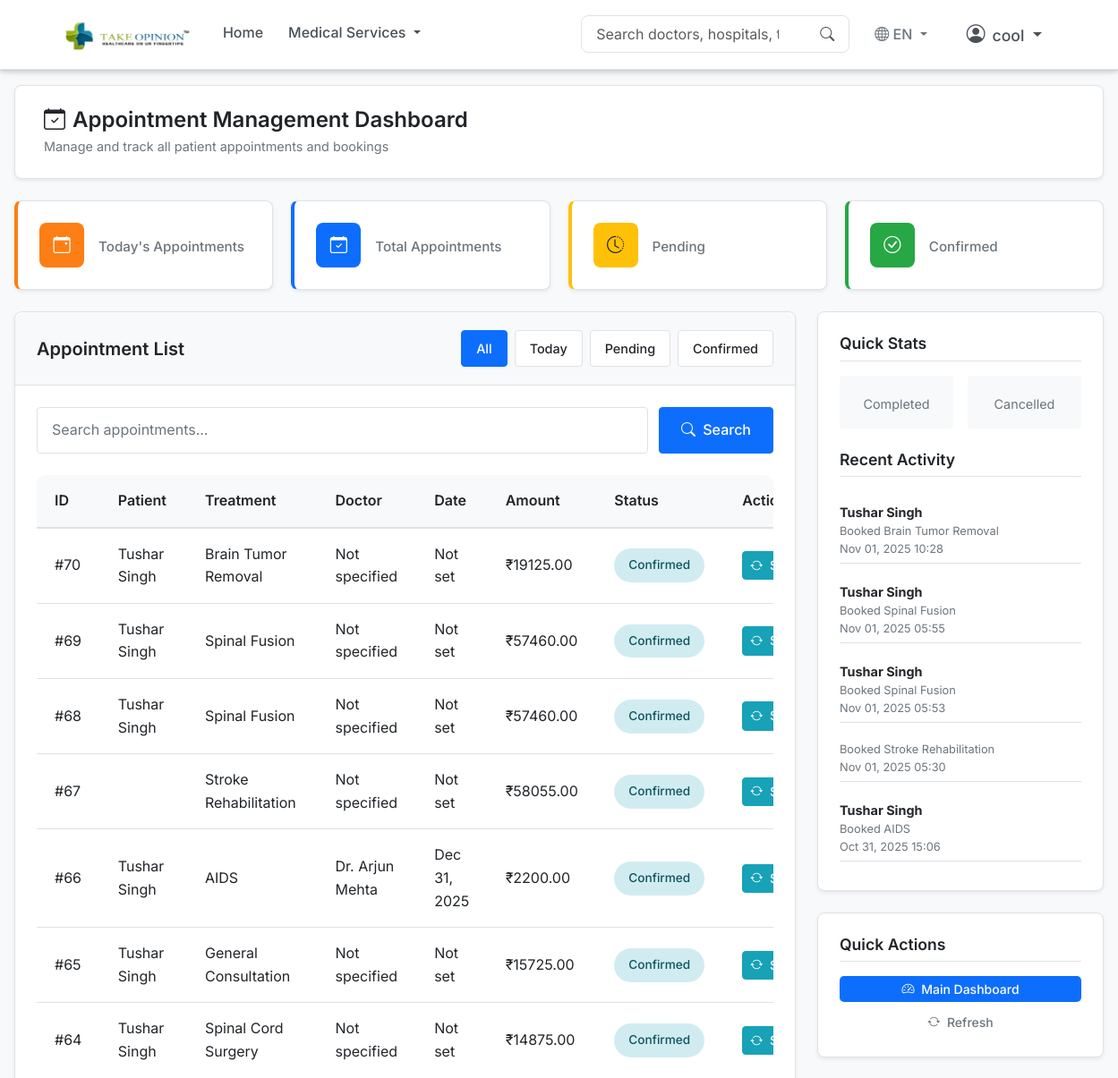
The page /book/admin/dashboard/ (signed in, upper part) on the database as committed earlier.
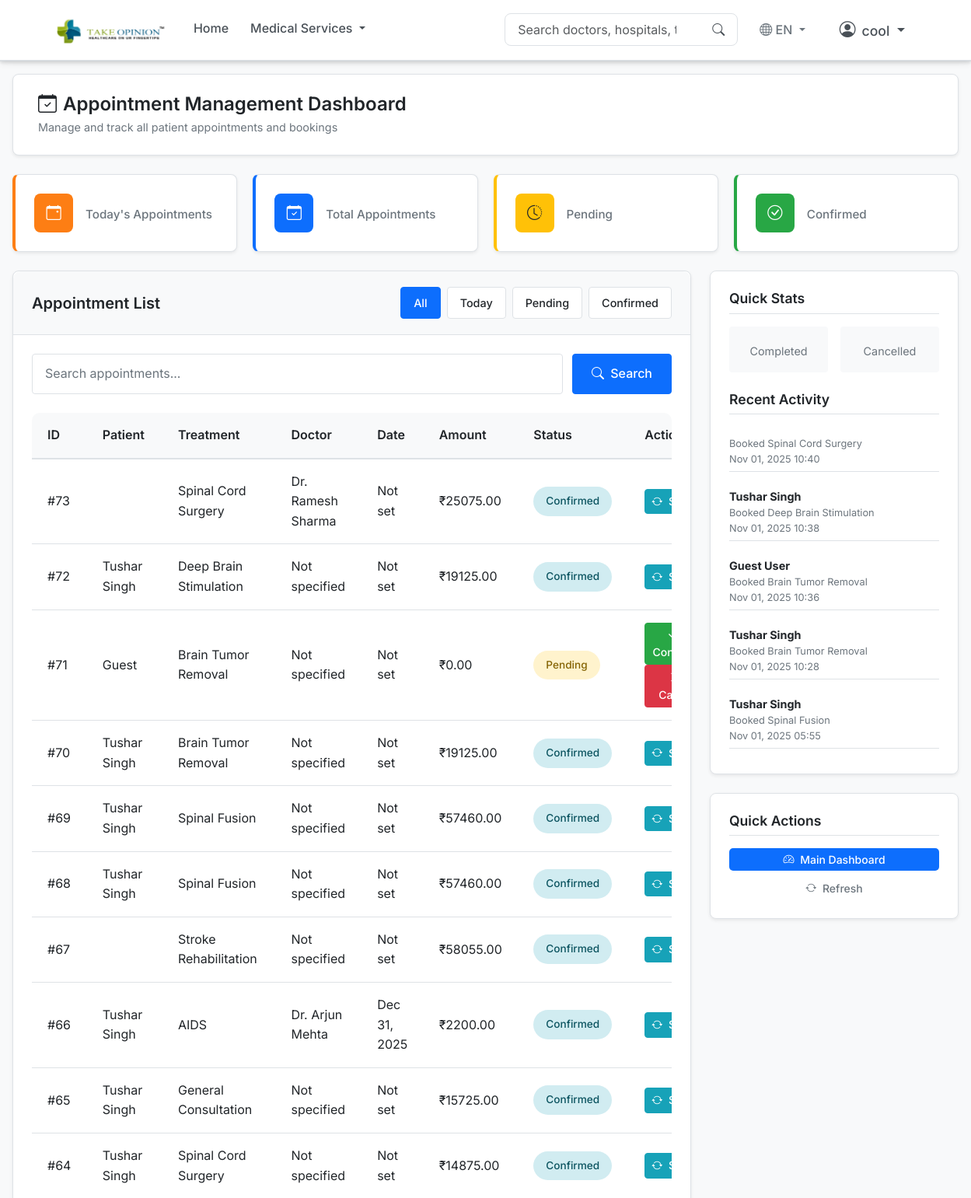
The same page on the database as committed later.
### bookings/models.py (models this page shows, shortened)
class Booking(models.Model):
    treatment = models.ForeignKey(Treatment, on_delete=models.CASCADE)
    preferred_doctor = models.ForeignKey(Doctor, on_delete=models.SET_NULL, null=True, blank=True)
    preferred_hospital = models.ForeignKey(Hospital, on_delete=models.SET_NULL, null=True, blank=True)
    patient = models.ForeignKey(UserProfile, on_delete=models.CASCADE, related_name='bookings', null=True)
    preferred_date = models.DateField(null=True, blank=True)
    amount = models.DecimalField(max_digits=10, decimal_places=2, default=0)
    notes = models.TextField(blank=True, null=True)
    created_at = models.DateTimeField(auto_now_add=True)
    google_meet_link = models.URLField(blank=True, null=True, help_text="Google Meet link for video consultations")
    STATUS_CHOICES = [
        ('pending', 'Pending'),
        ('confirmed', 'Confirmed'),
        ('in_progress', 'In Progress'),
        ('completed', 'Completed'),
        ('cancelled', 'Cancelled'),
    ]
    status = models.CharField(max_length=20, choices=STATUS_CHOICES, default='pending')

### accounts/models.py (models this page shows, shortened)
class UserProfile(models.Model):
    USER_TYPES = (
        ('admin', 'Admin'),
        ('doctor', 'Doctor'),
        ('patient', 'Patient'),
    )
    user = models.OneToOneField(User, on_delete=models.CASCADE)
    user_type = models.CharField(max_length=10, choices=USER_TYPES)
    phone = models.CharField(max_length=15, blank=True)
    address = models.TextField(blank=True)
    city = models.CharField(max_length=100, blank=True)
    profile_picture = models.ImageField(upload_to='profile_pictures/', blank=True, null=True)
    created_at = models.DateTimeField(auto_now_add=True)
    updated_at = models.DateTimeField(auto_now=True)

### treatments/models.py (models this page shows, shortened)
class Treatment(models.Model):
    name = models.CharField(max_length=200)
    slug = models.SlugField(unique=True, blank=True)
    description = models.TextField(blank=True)
    category = models.ForeignKey(TreatmentCategory, on_delete=models.CASCADE, related_name="treatments")
    duration = models.CharField(max_length=100, blank=True, default="5-7 days")
    anesthesia_type = models.CharField(max_length=100, blank=True, default="General")
    recovery_time = models.CharField(max_length=100, blank=True, default="2-3 weeks")
    procedure_details = models.TextField(blank=True, default="This treatment involves a comprehensive approach to address your medical condition with the latest techniques and technology. The procedure is performed by highly qualified specialists in state-of-the-art facilities.")
    preparation_guidelines = models.TextField(blank=True, default="Consult your doctor,Stop certain medications,Complete medical tests,Fast before procedure")
    aftercare_instructions = models.TextField(blank=True, default="Rest and recovery period,Medication schedule,Follow-up appointments,Activity restrictions")
    starting_price = models.DecimalField(max_digits=10, decimal_places=2, default=5000.00)
    review_count = models.PositiveIntegerField(default=120)  # type: ignore

### doctors/models.py (models this page shows, shortened)
class Doctor(models.Model):
    name = models.CharField(max_length=200)
    slug = models.SlugField(unique=True, blank=True)
    specialization = models.CharField(max_length=200, blank=True)
    key_points = models.TextField(blank=True)
    about = models.TextField(blank=True, help_text="Detailed description of the doctor's background and expertise")
    education = models.TextField(blank=True)
    experience_years = models.PositiveIntegerField(default=0)  # type: ignore
    treatments = models.ManyToManyField(Treatment, related_name="doctors", blank=True)
    hospitals = models.ManyToManyField(Hospital, related_name="doctors", blank=True)
    awards = models.TextField(blank=True, help_text="Enter awards separated by new lines")
    phone = models.CharField(max_length=20, blank=True)
    email = models.EmailField(blank=True)
    website = models.URLField(blank=True)
    rating = models.DecimalField(max_digits=3, decimal_places=2, default=0.0)
    review_count = models.PositiveIntegerField(default=0)  # type: ignore
    medical_license_number = models.CharField(max_length=50, blank=True)
    languages_spoken = models.CharField(max_length=200, blank=True, help_text="Languages spoken by the doctor, separated by commas")
    profile_picture = models.URLField(blank=True, help_text="URL to doctor's profile picture", validators=[validate_image_url])

### bookings/views.py (the view)
# urls.py: path('admin/dashboard/', views.admin_dashboard, name='admin_dashboard'),
@login_required
def admin_dashboard(request):
    if not hasattr(request.user, 'userprofile') or request.user.userprofile.user_type != 'admin':
        messages.error(request, 'You do not have permission to access this page.')
        return redirect('home')
    bookings = Booking._default_manager.select_related('patient__user', 'treatment', 'preferred_doctor', 'preferred_hospital').all().order_by('-created_at')
    status_filter = request.GET.get('status')
    if status_filter:
        bookings = bookings.filter(status=status_filter)
    total_bookings = bookings.count()
    pending_bookings = bookings.filter(status='pending').count()
    confirmed_bookings = bookings.filter(status='confirmed').count()
    cancelled_bookings = bookings.filter(status='cancelled').count()
    in_progress_bookings = bookings.filter(status='in_progress').count()
    completed_bookings = bookings.filter(status='completed').count()
    from django.utils import timezone
    from datetime import date
    today = date.today()
    today_bookings = bookings.filter(created_at__date=today).count()
    recent_bookings = bookings[:5]
    from django.db.models import Count
    top_treatments = bookings.filter(treatment__isnull=False).values('treatment__name').annotate(count=Count('treatment')).order_by('-count')[:5]
    from datetime import timedelta
    week_ago = today - timedelta(days=7)
    weekly_bookings = bookings.filter(created_at__date__gte=week_ago).extra({'date': 'date(created_at)'}).values('date').annotate(count=Count('id')).order_by('date')
    context = {
        'bookings': bookings,
        'status_filter': status_filter,
        'total_bookings': total_bookings,
        'pending_bookings': pending_bookings,
        'confirmed_bookings': confirmed_bookings,
        'cancelled_bookings': cancelled_bookings,
        'in_progress_bookings': in_progress_bookings,
        'completed_bookings': completed_bookings,
        'today_bookings': today_bookings,
        'recent_bookings': recent_bookings,
        'top_treatments': top_treatments,
        'weekly_bookings': weekly_bookings,
    }
    return render(request, "bookings/admin_dashboard.html", context)

### core/context_processors.py (called while the page is built)
def translation_context(request):
    language_code = request.session.get('django_language', settings.LANGUAGE_CODE.split('-')[0])
    translations = get_translations(language_code)
    return {
        'translations': translations,
        'current_language': language_code,
        'available_languages': settings.LANGUAGES,
    }

### core/translations.py (called while the page is built)
def get_translations(language_code):
    return TRANSLATIONS.get(language_code, TRANSLATIONS['en'])

### bookings/templates/bookings/admin_dashboard.html (shortened to what the changed rows need)
{% extends 'base.html' %}
{% load static %}
{% block content %}
<div class="admin-dashboard">
    <div class="main-content">
        <div class="content-card">
            <div class="card-body">
                <div class="table-responsive">
                    <table class="bookings-table">
                        <thead>
                            <tr>
                                <th>ID</th>
                                <th>Patient</th>
                                <th>Treatment</th>
                                <th>Doctor</th>
                                <th>Date</th>
                                <th>Amount</th>
                                <th>Status</th>
                                <th>Actions</th>
                            </tr>
                        </thead>
                        <tbody>
                            {% for booking in bookings %}
                            <tr>
                                <td>#{{ booking.id }}</td>
                                <td>
                                    {% if booking.patient %}
                                        {{ booking.patient.user.first_name }} {{ booking.patient.user.last_name }}
                                    {% else %}
                                        Guest
                                    {% endif %}
                                </td>
                                <td>
                                    {% if booking.treatment %}
                                        {{ booking.treatment.name }}
                                    {% else %}
                                        General Consultation
                                    {% endif %}
                                </td>
                                <td>
                                    {% if booking.preferred_doctor %}
                                        {{ booking.preferred_doctor.name }}
                                    {% else %}
                                        Not specified
                                    {% endif %}
                                </td>
                                <td>
                                    {% if booking.preferred_date %}
                                        {{ booking.preferred_date|date:"M d, Y" }}
                                    {% else %}
                                        Not set
                                    {% endif %}
                                </td>
                                <td>₹{{ booking.amount }}</td>
                                <td>
                                    <span class="status-badge badge-{{ booking.status }}">
                                        {{ booking.get_status_display }}
                                    </span>
                                </td>
                                <td>
                                    {% if booking.status == 'pending' %}
                                        <button class="action-btn btn-success btn-sm" onclick="updateStatus({{ booking.id }}, 'confirmed')">
                                            <i class="bi bi-check-lg me-1"></i> Confirm
                                        </button>
                                        <button class="action-btn btn-danger btn-sm" onclick="updateStatus({{ booking.id }}, 'cancelled')">
                                            <i class="bi bi-x-lg me-1"></i> Cancel
                                        </button>
                                    {% elif booking.status == 'confirmed' %}
                                        <button class="action-btn btn-info btn-sm" onclick="updateStatus({{ booking.id }}, 'in_progress')">
                                            <i class="bi bi-arrow-repeat me-1"></i> Start
                                        </button>
                                    {% elif booking.status == 'in_progress' %}
                                        <button class="action-btn btn-primary btn-sm" onclick="updateStatus({{ booking.id }}, 'completed')">
                                            <i class="bi bi-check-all me-1"></i> Complete
                                        </button>
                                    {% else %}
                                        <span class="text-muted">{{ booking.get_status_display }}</span>
                                    {% endif %}
                                </td>
                            </tr>
                            {% endfor %}
                        </tbody>
                    </table>
                </div>
            </div>
        </div>
        <div>
            <div class="sidebar-card">
                <ul class="list-unstyled">
                    {% for booking in recent_bookings %}
                    <li class="mb-2 pb-1 border-bottom">
                        <div class="fw-bold" style="font-size: 0.9rem;">
                            {% if booking.patient %}
                                {{ booking.patient.user.first_name }} {{ booking.patient.user.last_name }}
                            {% else %}
                                Guest User
                            {% endif %}
                        </div>
                        <div class="small text-muted" style="font-size: 0.8rem;">
                            Booked {{ booking.treatment.name|default:"consultation" }}
                        </div>
                        <div class="small text-muted" style="font-size: 0.8rem;">
                            {{ booking.created_at|date:"M d, Y H:i" }}
                        </div>
                    </li>
                    {% empty %}
                    <li class="text-muted" style="font-size: 0.9rem;">No recent activity</li>
                    {% endfor %}
                </ul>
            </div>
        </div>
    </div>
</div>
{% endblock %}

Rows that differ between the two databases and show on the page:
no longer on one of the page's lists (row unchanged): Booking: patient.user.first_name "Tushar", patient.user.last_name "Singh", treatment.name "Spinal Fusion", created_at "Nov 01, 2025 05:53"
no longer on one of the page's lists (row unchanged): Booking: treatment.name "Stroke Rehabilitation", created_at "Nov 01, 2025 05:30"
no longer on one of the page's lists (row unchanged): Booking: patient.user.first_name "Tushar", patient.user.last_name "Singh", treatment.name "AIDS", created_at "Oct 31, 2025 15:06"
added Booking: id "73", treatment.name "Spinal Cord Surgery", preferred_doctor.name "Dr. Ramesh Sharma", shows "Not set", amount "25075.00", status "Confirmed", created_at "Nov 01, 2025 10:40"
added Booking: id "72", patient.user.first_name "Tushar", patient.user.last_name "Singh", treatment.name "Deep Brain Stimulation", shows "Not specified", shows "Not set", amount "19125.00", status "Confirmed", created_at "Nov 01, 2025 10:38"
added Booking: id "71", shows "Guest", treatment.name "Brain Tumor Removal", shows "Not specified", shows "Not set", amount "0.00", status "Pending", shows "Guest User", created_at "Nov 01, 2025 10:36"
